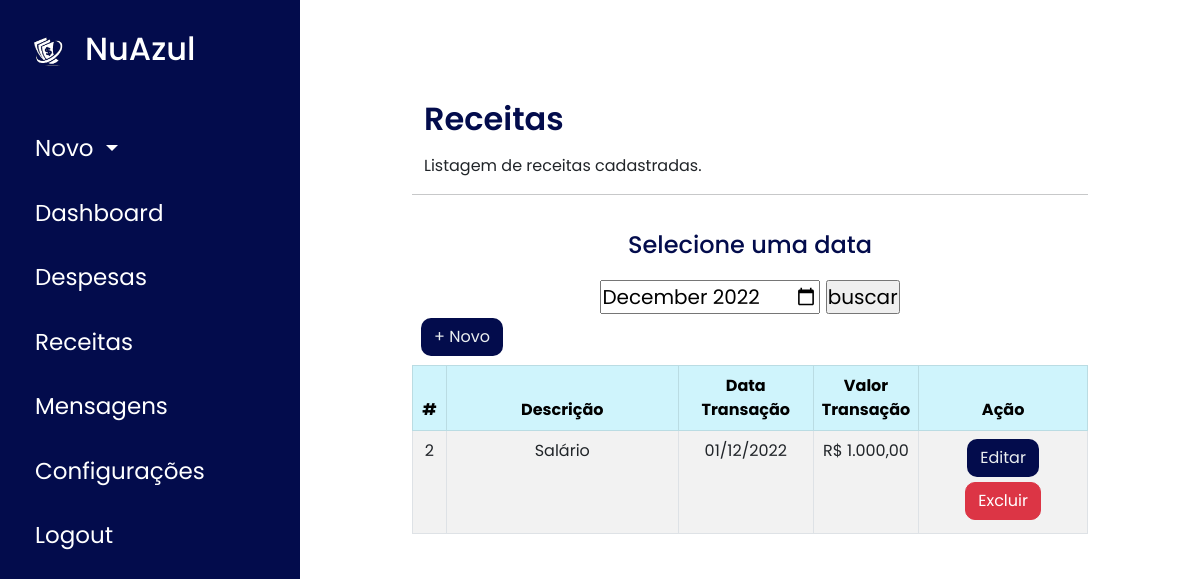
The app's page /receitas.php (signed in) with its own data.
### tables this page shows
CREATE TABLE `transacao` (
  `tran_id` int(11) NOT NULL,
  `tipo_id` int(11) NOT NULL,
  `uso_id` int(11) NOT NULL,
  `tran_data` datetime NOT NULL,
  `tran_valor` double NOT NULL,
  `tran_descricao` varchar(100) NOT NULL
);

### receitas.php (the view, shortened to what this page needs)
<?php
require_once('connection.php');
$dataCompleta = date("Y-m");
$data = [date("Y"), date("m")];
$mysql_query = "SELECT  tran_id, tran_data, tran_valor, tran_descricao, tipo_id FROM transacao WHERE uso_id = {$_SESSION['uso_id']} AND tipo_id = 2
AND YEAR(tran_data) = {$data[0]} AND MONTH(tran_data) = {$data[1]}";
$result = $conn->query($mysql_query);
?>
<!DOCTYPE html>
<html lang="pt-br">
<head>
  <link href="https://cdn.jsdelivr.net/npm/bootstrap@5.0.2/dist/css/bootstrap.min.css" rel="stylesheet">
  <link href="./css/style-dashboard.css" rel="stylesheet">
  <link rel="stylesheet" href="https://maxst.icons8.com/vue-static/landings/line-awesome/line-awesome/1.3.0/css/line-awesome.min.css">
</head>
<body>
  <?php require("menu_lateral.php"); ?>
  <div class="container" style="margin-left:300px">
      <div class="row content">
        <h2 class="signin-text mb-3">Receitas</h2>
        <p>Listagem de receitas cadastradas.</p>
        <hr>
        <form class="data" method="post">
          <h4 class="tituloData">Selecione uma data</h4>
          <input type="month" id="mes_ano" name="mes_ano" value="<?= $dataCompleta ?>">
          <input type="submit" value="buscar">
        </form>
        <br></br>
        <div class="float-right p-1">
          <a href="./insert_receita.php"><button type="button" class="btn btn-primary-acao">+ Novo</button></a>
        </div>
        <table class="table table-striped table-bordered table-hover">
          <thead>
            <tr class="table-info" style="text-align:center">
              <th scope="col" style="width: 5%;">#</th>
              <th scope="col">Descrição</th>
              <th scope="col" style="width: 20%;">Data Transação</th>
              <th scope="col" style="width: 15%;">Valor Transação</th>
              <th scope="col" style="width: 25%;">Ação</th>
            </tr>
          </thead>
          <tbody>
            <?php while ($row = $result->fetch_assoc()) { ?>
              <tr>
                <td style="text-align:center"><?= $row['tran_id']; ?></td>
                <td style="text-align:center"><?= $row['tran_descricao']; ?></td>
                <td style="text-align:center"><?= date("d/m/Y", strtotime($row['tran_data'])); ?></td>
                <td style="text-align:center">R$ <?= number_format($row['tran_valor'], 2, ',', '.'); ?></td>
                <td style="text-align:center">
                  <a href="edit_receita.php?tran_id=<?= $row['tran_id']; ?>"><button type="button" class="btn btn-primary-acao">Editar</button></a>
                  <a href="delete_receita.php?tran_id=<?= $row['tran_id']; ?>"><button type="button" class="btn btn-danger">Excluir</button></a>
                </td>
              </tr>
            <?php } ?>
          </tbody>
        </table>
      </div>
  </div>
</body>

### css/style-dashboard.css (style rules this page uses)
* { margin: 0; padding: 0; box-sizing: border-box; font-family: 'Poppins', sans-serif; }
body { width: 100%; background: #fff; position: relative; display: flex; }
.data { text-align: center; margin-top: 20px; border-color: #030c4c; font-size: 20px; color: #030c4c; }
.tituloData { margin: 0 0 20px 0; }
.signin-text { font-style: normal; font-weight: 600 !important; color: #030c4c; margin-top: 0px; }
.row.content { margin: 100px ; }
.btn-primary-acao { background-color: #030c4c; color: #ebeff0; border-radius: 10px; margin: 0px 5px 0px 5px; margin-bottom: 5px; }
.btn-danger { border-radius: 10px; margin: 0px 5px 0px 5px; margin-bottom: 5px; }

### records on screen
transacao: tran_id "2", tran_descricao "Salário", tran_data "01/12/2022", tran_valor "1.000,00"
